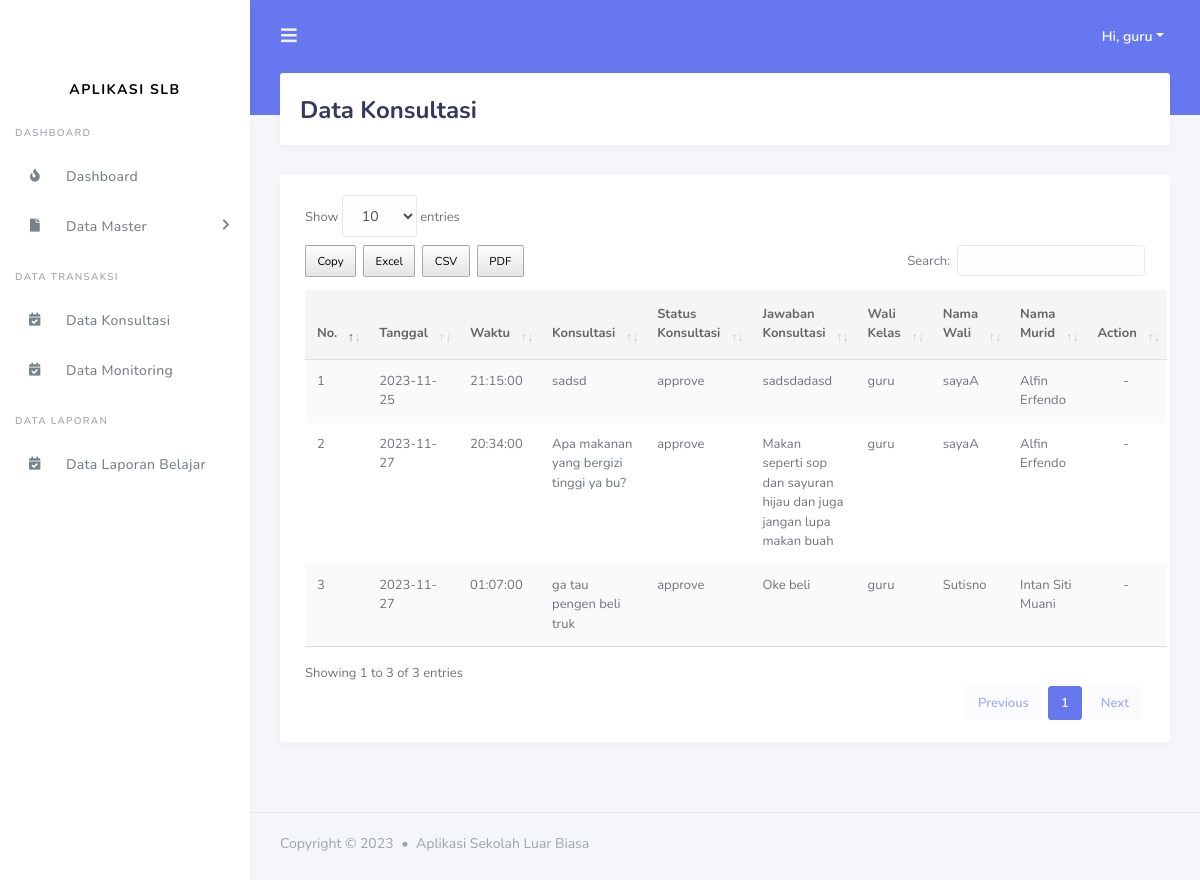
The app's page /admin/data_konsultasi.php (signed in) with its own data.
### tables this page shows
CREATE TABLE `tbl_konsultasi` (
  `id_konsultasi` int(11) NOT NULL,
  `tanggal_konsultasi` date NOT NULL,
  `jam_konsultasi` time NOT NULL,
  `konsultasi` varchar(255) NOT NULL,
  `status_konsultasi` enum('diajukan','approve','ditunda') NOT NULL,
  `jawaban_konsultasi` varchar(255) DEFAULT NULL,
  `id_users` int(11) NOT NULL,
  `id_wali_murid` int(11) NOT NULL
);

CREATE TABLE `tbl_users` (
  `id_users` int(11) NOT NULL,
  `nama_users` varchar(255) DEFAULT NULL,
  `alamat_users` varchar(255) DEFAULT NULL,
  `email_users` varchar(200) DEFAULT NULL,
  `no_telp_users` varchar(15) DEFAULT NULL,
  `hak_akses` enum('kepala sekolah','admin','guru') DEFAULT NULL,
  `username` varchar(255) DEFAULT NULL,
  `password` varchar(255) DEFAULT NULL,
  `status` enum('aktiv','non-aktiv') DEFAULT NULL
);

CREATE TABLE `tbl_wali_murid` (
  `id_wali_murid` int(11) NOT NULL,
  `nama_ayah` varchar(200) NOT NULL,
  `nama_ibu` varchar(200) NOT NULL,
  `pekerjaan_ayah` varchar(200) DEFAULT NULL,
  `pekerjaan_ibu` varchar(200) DEFAULT NULL,
  `alamat` varchar(255) NOT NULL,
  `no_telp` varchar(15) NOT NULL,
  `email` varchar(200) NOT NULL,
  `username` varchar(200) NOT NULL,
  `password` varchar(200) NOT NULL,
  `id_murid` int(11) NOT NULL
);

CREATE TABLE `tbl_murid` (
  `id_murid` int(11) NOT NULL,
  `nik` varchar(100) NOT NULL,
  `nama` varchar(200) NOT NULL,
  `jenis_kelamin` varchar(100) NOT NULL,
  `tempat_lahir` varchar(100) NOT NULL,
  `tanggal_lahir` date NOT NULL,
  `gambar` varchar(200) NOT NULL,
  `alamat` varchar(200) NOT NULL,
  `agama` varchar(200) NOT NULL DEFAULT 'admin',
  `status_murid` enum('menunggu hasil','diterima','tidak') NOT NULL DEFAULT 'diterima'
);

### admin/data_konsultasi.php (the view, shortened to what this page needs)
<?php
include('../template/header.php');
include('../template/sidebar.php');
?>
<div class="main-content">
  <section class="section">
    <div class="section-header">
      <h1>Data Konsultasi</h1>
    </div>
    <div class="section-body">
      <div class="card table-responsive">
        <div class="card-body ">
            <table id="table" class="table table-striped table-hover" cellspacing="0" width="100%">
                <thead >
                    <tr >
                        <th width = "5%">No.</th>
                        <th>Tanggal</th>
                        <th>Waktu</th>
                        <th>Konsultasi</th>
                        <th>Status Konsultasi</th>
                        <th>Jawaban Konsultasi</th>
                        <th>Wali Kelas</th>
                        <th>Nama Wali</th>
                        <th>Nama Murid</th>
                        <th class="text-center" width = "20%">Action</th>
                    </tr>
                </thead>
                <tbody>
                    <?php
                            $query = "SELECT * FROM tbl_konsultasi tk INNER JOIN tbl_users tu ON tk.id_users = tu.id_users INNER JOIN tbl_wali_murid twm on twm.id_wali_murid = tk.id_wali_murid INNER JOIN tbl_murid tm on tm.id_murid = twm.id_murid";
                            $result_tasks = mysqli_query($conn, $query);
                            $no = 1;
                            while($row = mysqli_fetch_assoc($result_tasks)) { ?>
                        <tr>
                            <td><?= $no++ ?></td>
                            <td><?= $row['tanggal_konsultasi']?></td>
                            <td><?= $row['jam_konsultasi']?></td>
                            <td><?= $row['konsultasi']?></td>
                            <td><?= $row['status_konsultasi']?></td>
                            <td><?= $row['jawaban_konsultasi']?></td>
                            <td><?= $row['nama_users']?></td>
                            <td><?= $row['nama_ayah']?></td>
                            <td><?= $row['nama']?></td>
                            <?php if ( $row['status_konsultasi'] != 'approve') { ?>
                                <td class ="text-center">
                                    <button type="button" class="btn btn-primary btn-sm" data-toggle="modal" data-target="#updatedata<?= $row['id_konsultasi'] ?>">
                                    <i class="fas fa-edit"></i>
                                    </button>
                                </td>
                            <?php }else{ ?>
                                <td class ="text-center">-</td>
                            <?php } ?>
                        </tr>
                    <?php } ?>
                </tbody>
            </table>
        </div>
      </div>
    </div>
  </section>
</div>
<?php include('../template/footer.php'); ?>

### records on screen
tbl_konsultasi: tanggal_konsultasi "2023-11-25", jam_konsultasi "21:15:00", konsultasi "sadsd", status_konsultasi "approve", jawaban_konsultasi "sadsdadasd", id_users.nama_users "guru", id_wali_murid.nama_ayah "sayaA", tbl_murid.nama "Alfin Erfendo"
tbl_konsultasi: tanggal_konsultasi "2023-11-27", jam_konsultasi "20:34:00", konsultasi "Apa makanan yang bergizi tinggi ya bu?", status_konsultasi "approve", jawaban_konsultasi "Makan seperti sop dan sayuran hijau dan juga jangan lupa makan buah", id_users.nama_users "guru", id_wali_murid.nama_ayah "sayaA", tbl_murid.nama "Alfin Erfendo"
tbl_konsultasi: tanggal_konsultasi "2023-11-27", jam_konsultasi "01:07:00", konsultasi "ga tau pengen beli truk", status_konsultasi "approve", jawaban_konsultasi "Oke beli", id_users.nama_users "guru", id_wali_murid.nama_ayah "Sutisno", tbl_murid.nama "Intan Siti Muani"

### other values on screen
$_SESSION['nama_users'] "guru"
